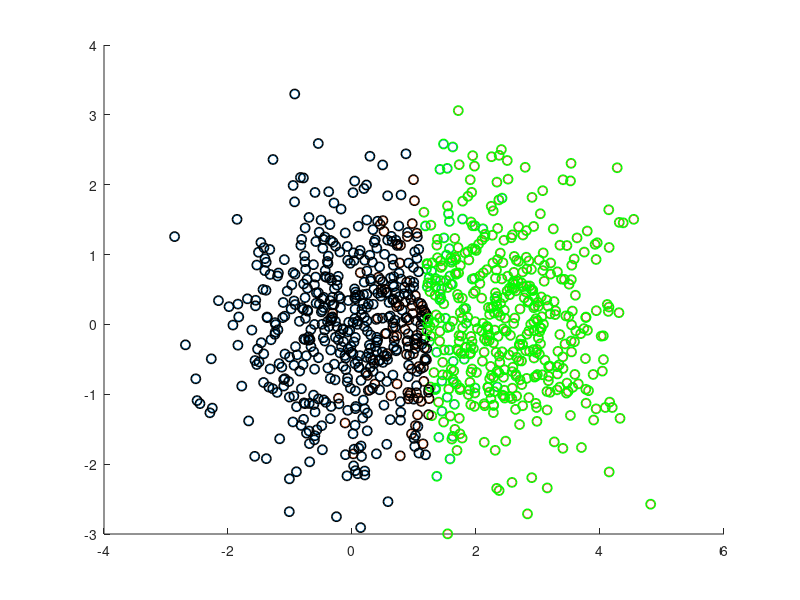
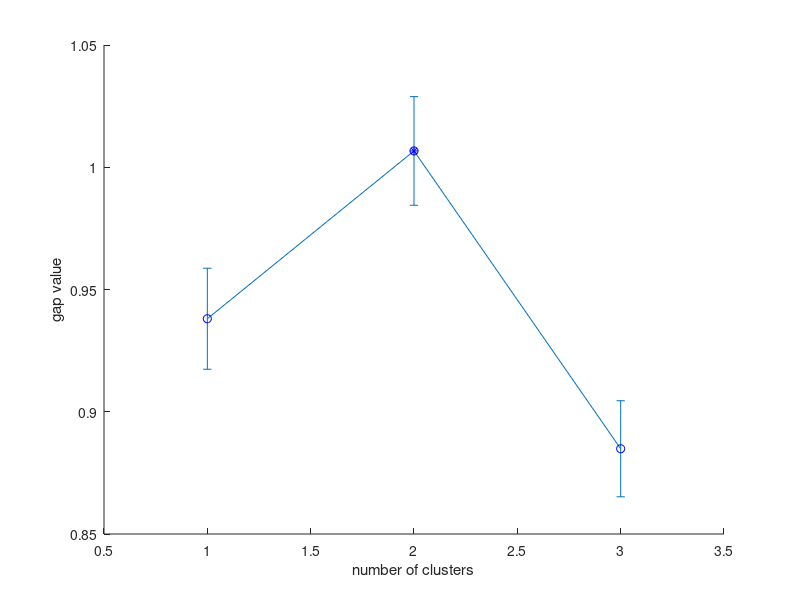

Recreate these plots in MATLAB, in order.
%% Tai Duc Nguyen - ECEC 487 - 11/15/2019

clear all; close all;
seed = 0
randn('seed',seed);

%% How close can the two distributions get before the gap statistic fails to differentiate them?

M1 = [0 0];
M2 = [2.3 0];

S = [1 0; 0 1];
N = 500;

X1 = mvnrnd(M1, S, N);
X2 = mvnrnd(M2, S, N);

X = [X1;X2];
Y = [ones(N,1); ones(N,1)*2];

figure
scatter(X1(:,1), X1(:,2), 'g.');
hold on
scatter(X2(:,1), X2(:,2), 'k.');

E = evalclusters(X, 'kmeans', 'gap', 'KList', [1:3], 'Distance', 'sqEuclidean');

for i=1:size(X,1)
    if E.OptimalY(i) == 1
        plot(X(i,1), X(i,2), 'ko','MarkerSize',7, 'LineWidth', 1)
    else
        plot(X(i,1), X(i,2), 'go','MarkerSize',7, 'LineWidth', 1)
    end
end
hold off

figure
plot(E)